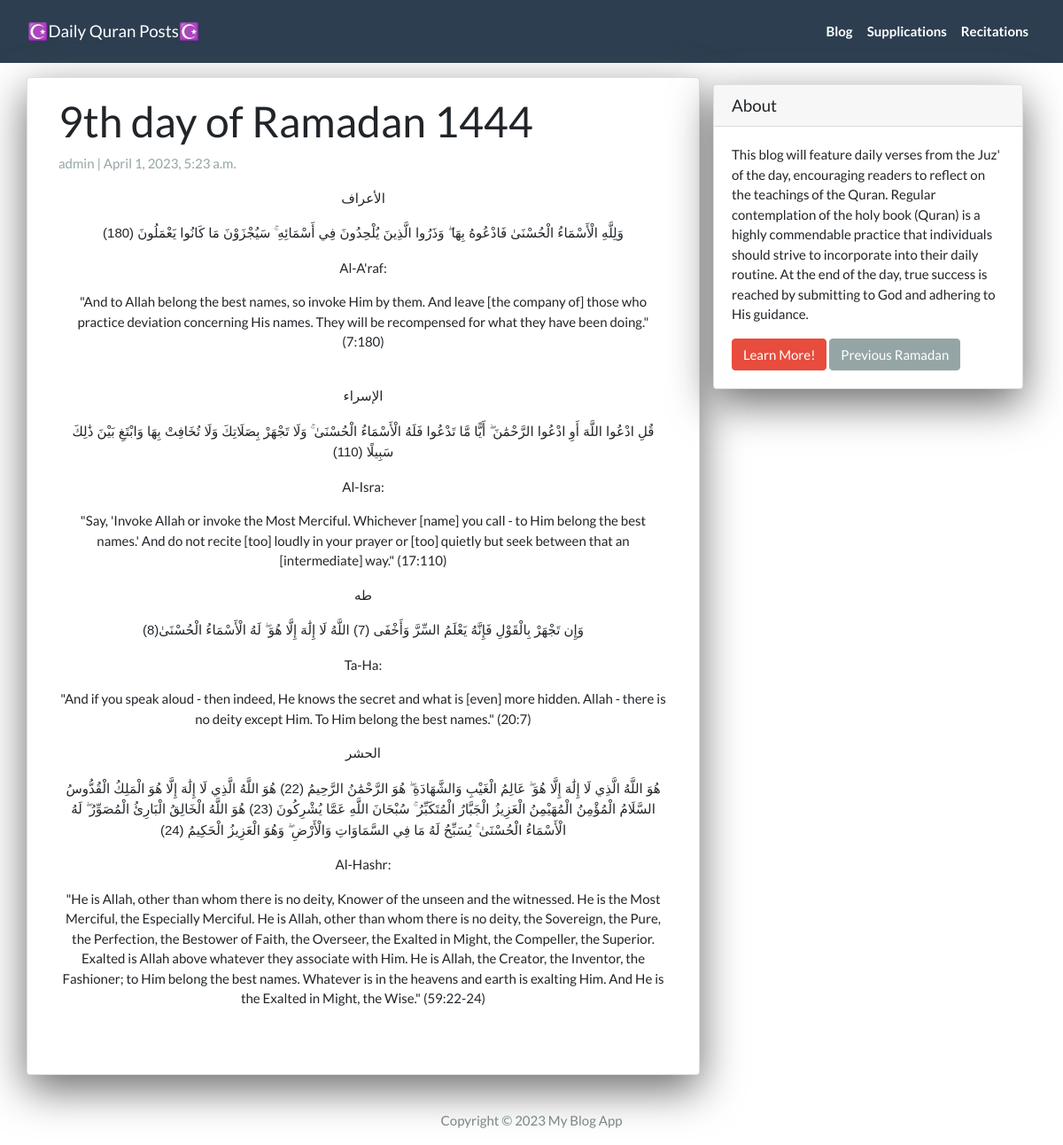
/9thday/, run on the app's committed database.
### App/models.py (models this page shows, shortened)
class Post(models.Model):
  title =  models.CharField(max_length=200, unique=True)
  slug =   models.SlugField(max_length=200, unique=True)
  author = models.ForeignKey(User, on_delete=models.CASCADE, related_name='blog_posts')
  created_on = models.DateTimeField(auto_now_add=True)
  updated_on = models.DateTimeField(auto_now=True)
  summary = RichTextField(blank=True, null=True)
  content = RichTextField(blank=True, null=True)
  video_link = EmbedVideoField(blank=True, null=True)
  status = models.IntegerField(choices=STATUS, default=0)
  class Meta:
    ordering = ['-created_on']

### App/views.py (the view)
# urls.py: path('<slug:slug>/', views.DetailView.as_view(), name="post_detail"),
class DetailView(generic.DetailView):
  model = Post
  template_name = 'post_detail.html'

### App/templates/post_detail.html (shortened to what this page needs)
{% extends 'base.html' %}
{% load embed_video_tags %}
{% block content %}
<div class="container">
  <div class="row">
    <div class="col-md-8 card mb-4  mt-3 left  top">
      <div class="card-body">
        <h1>{% block title %} {{ post.title }} {% endblock title %}</h1>
        <p class=" text-muted">{{ post.author }} | {{ post.created_on }}</p>
        <p class="card-text ">{{ post.content | safe }}</p>
      </div>
    </div>
    {% block sidebar %} {% include 'sidebar.html' %} {% endblock sidebar %}
  </div>
</div>
{% endblock content %}

### App/templates/sidebar.html (style rules this page uses)
.card { box-shadow: 0 16px 48px #6a6a6b; }

### data on the page
Post: title "9th day of Ramadan 1444", author "admin", created_on "April 1, 2023, 5:23 a.m.", content "الأعراف وَلِلَّهِ الْأَسْمَاءُ الْحُسْنَىٰ فَادْعُوهُ بِهَا ۖ وَذَرُوا الَّذِينَ يُلْحِدُونَ فِي أَسْمَائِهِ ۚ سَيُجْزَوْنَ مَا كَانُوا يَعْمَلُونَ (180) Al-A'raf: \"And to Allah belong the best names, so invoke Him by them. And leave [the company of] those who practice deviation concerning His names. They will be recompensed for what they have been doing.\" (7:180) الإسراء قُلِ ادْعُوا اللَّهَ أَوِ ادْعُوا الرَّحْمَٰنَ ۖ أَيًّا مَّا تَدْعُوا فَلَهُ الْأَسْمَاءُ الْحُسْنَىٰ ۚ وَلَا تَجْهَرْ بِصَلَاتِكَ وَلَا تُخَافِتْ بِهَا وَابْتَغِ بَيْنَ ذَٰلِكَ سَبِيلًا (110) Al-Isra: \"Say, 'Invoke Allah or invoke the Most Merciful. Whichever [name] you call - to Him belong the best names.' And do not…"
